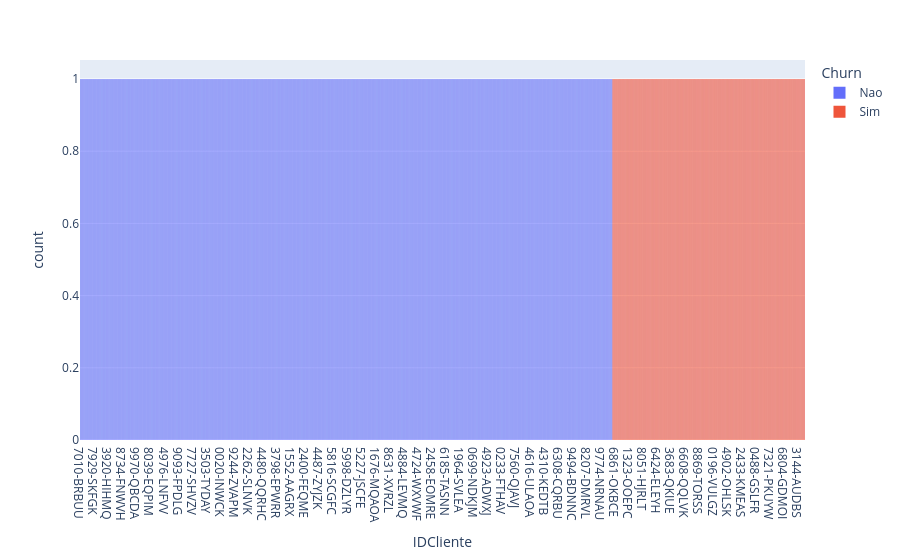
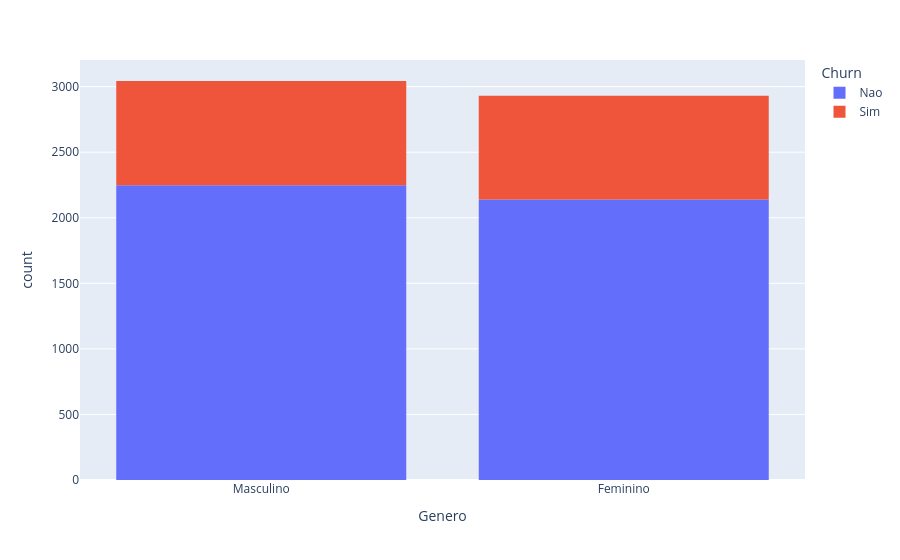
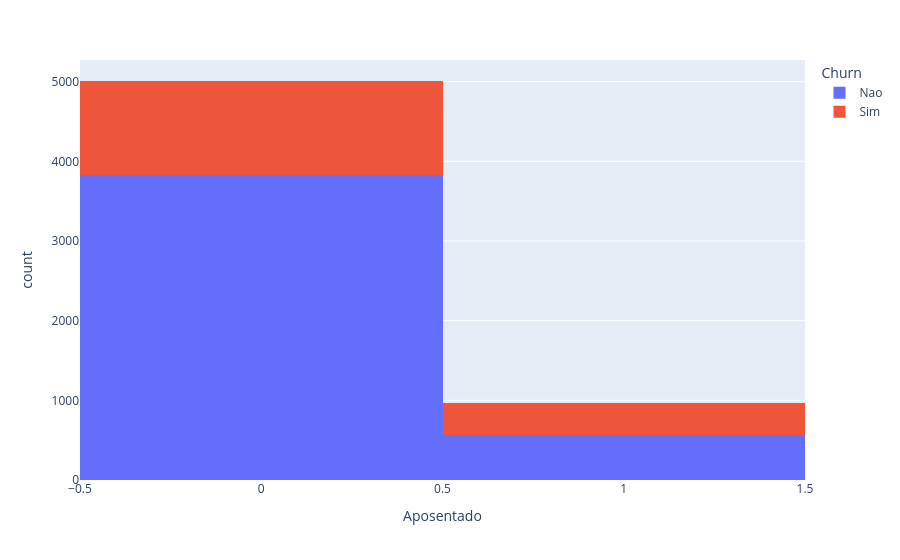
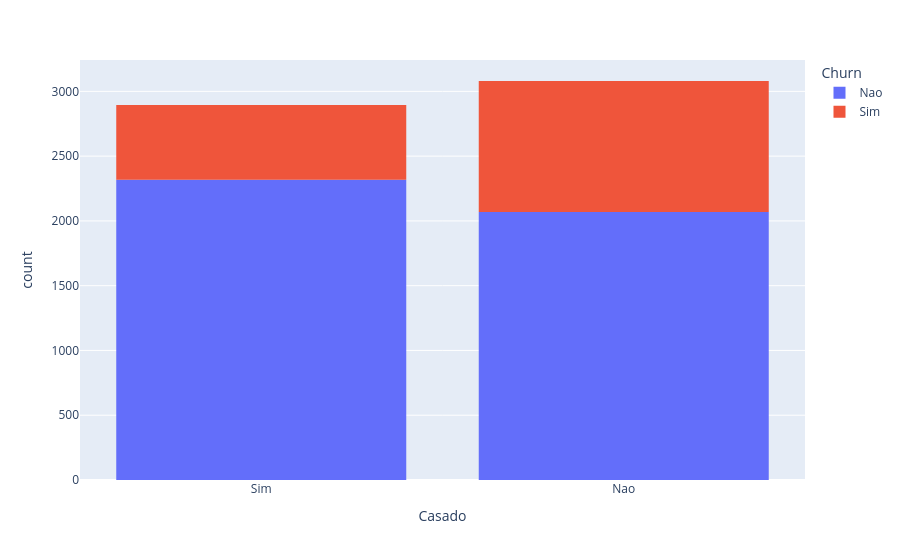

Here is the notebook cell these charts were saved with, in order:
### Code cell
#comparar colunas da tabela com a coluna de cancelamento
import plotly.express as px
for coluna in tabela.columns: 
    grafico = px.histogram(tabela, x = coluna, color = "Churn")
    grafico.show()

### Figure 1 — Plotly figure (JSON) as saved in the notebook; plotly's stock layout.template omitted (floating-point values rounded to 4 significant figures; data arrays with more than 128 entries replaced by an {"elided": "..."} marker saying what was removed)
{"data": [{"bingroup": "x", "hovertemplate": "Churn=Nao<br>IDCliente=%{x}<br>count=%{y}<extra></extra>", "legendgroup": "Nao", "marker": {"color": "#636efa", "pattern": {"shape": ""}}, "name": "Nao", "orientation": "v", "showlegend": true, "type": "histogram", "x": {"elided": "4387 str values"}, "xaxis": "x", "yaxis": "y"}, {"bingroup": "x", "hovertemplate": "Churn=Sim<br>IDCliente=%{x}<br>count=%{y}<extra></extra>", "legendgroup": "Sim", "marker": {"color": "#EF553B", "pattern": {"shape": ""}}, "name": "Sim", "orientation": "v", "showlegend": true, "type": "histogram", "x": {"elided": "1587 str values"}, "xaxis": "x", "yaxis": "y"}], "layout": {"barmode": "relative", "legend": {"title": {"text": "Churn"}, "tracegroupgap": 0}, "margin": {"t": 60}, "xaxis": {"anchor": "y", "domain": [0, 1], "title": {"text": "IDCliente"}}, "yaxis": {"anchor": "x", "domain": [0, 1], "title": {"text": "count"}}}}

### Figure 2 — Plotly figure (JSON) as saved in the notebook; plotly's stock layout.template omitted (floating-point values rounded to 4 significant figures; data arrays with more than 128 entries replaced by an {"elided": "..."} marker saying what was removed)
{"data": [{"bingroup": "x", "hovertemplate": "Churn=Nao<br>Genero=%{x}<br>count=%{y}<extra></extra>", "legendgroup": "Nao", "marker": {"color": "#636efa", "pattern": {"shape": ""}}, "name": "Nao", "orientation": "v", "showlegend": true, "type": "histogram", "x": {"elided": "4387 str values"}, "xaxis": "x", "yaxis": "y"}, {"bingroup": "x", "hovertemplate": "Churn=Sim<br>Genero=%{x}<br>count=%{y}<extra></extra>", "legendgroup": "Sim", "marker": {"color": "#EF553B", "pattern": {"shape": ""}}, "name": "Sim", "orientation": "v", "showlegend": true, "type": "histogram", "x": {"elided": "1587 str values"}, "xaxis": "x", "yaxis": "y"}], "layout": {"barmode": "relative", "legend": {"title": {"text": "Churn"}, "tracegroupgap": 0}, "margin": {"t": 60}, "xaxis": {"anchor": "y", "domain": [0, 1], "title": {"text": "Genero"}}, "yaxis": {"anchor": "x", "domain": [0, 1], "title": {"text": "count"}}}}

### Figure 3 — Plotly figure (JSON) as saved in the notebook; plotly's stock layout.template omitted (floating-point values rounded to 4 significant figures; data arrays with more than 128 entries replaced by an {"elided": "..."} marker saying what was removed)
{"data": [{"bingroup": "x", "hovertemplate": "Churn=Nao<br>Aposentado=%{x}<br>count=%{y}<extra></extra>", "legendgroup": "Nao", "marker": {"color": "#636efa", "pattern": {"shape": ""}}, "name": "Nao", "orientation": "v", "showlegend": true, "type": "histogram", "x": {"elided": "4387 int values"}, "xaxis": "x", "yaxis": "y"}, {"bingroup": "x", "hovertemplate": "Churn=Sim<br>Aposentado=%{x}<br>count=%{y}<extra></extra>", "legendgroup": "Sim", "marker": {"color": "#EF553B", "pattern": {"shape": ""}}, "name": "Sim", "orientation": "v", "showlegend": true, "type": "histogram", "x": {"elided": "1587 int values"}, "xaxis": "x", "yaxis": "y"}], "layout": {"barmode": "relative", "legend": {"title": {"text": "Churn"}, "tracegroupgap": 0}, "margin": {"t": 60}, "xaxis": {"anchor": "y", "domain": [0, 1], "title": {"text": "Aposentado"}}, "yaxis": {"anchor": "x", "domain": [0, 1], "title": {"text": "count"}}}}

### Figure 4 — Plotly figure (JSON) as saved in the notebook; plotly's stock layout.template omitted (floating-point values rounded to 4 significant figures; data arrays with more than 128 entries replaced by an {"elided": "..."} marker saying what was removed)
{"data": [{"bingroup": "x", "hovertemplate": "Churn=Nao<br>Casado=%{x}<br>count=%{y}<extra></extra>", "legendgroup": "Nao", "marker": {"color": "#636efa", "pattern": {"shape": ""}}, "name": "Nao", "orientation": "v", "showlegend": true, "type": "histogram", "x": {"elided": "4387 str values"}, "xaxis": "x", "yaxis": "y"}, {"bingroup": "x", "hovertemplate": "Churn=Sim<br>Casado=%{x}<br>count=%{y}<extra></extra>", "legendgroup": "Sim", "marker": {"color": "#EF553B", "pattern": {"shape": ""}}, "name": "Sim", "orientation": "v", "showlegend": true, "type": "histogram", "x": {"elided": "1587 str values"}, "xaxis": "x", "yaxis": "y"}], "layout": {"barmode": "relative", "legend": {"title": {"text": "Churn"}, "tracegroupgap": 0}, "margin": {"t": 60}, "xaxis": {"anchor": "y", "domain": [0, 1], "title": {"text": "Casado"}}, "yaxis": {"anchor": "x", "domain": [0, 1], "title": {"text": "count"}}}}
